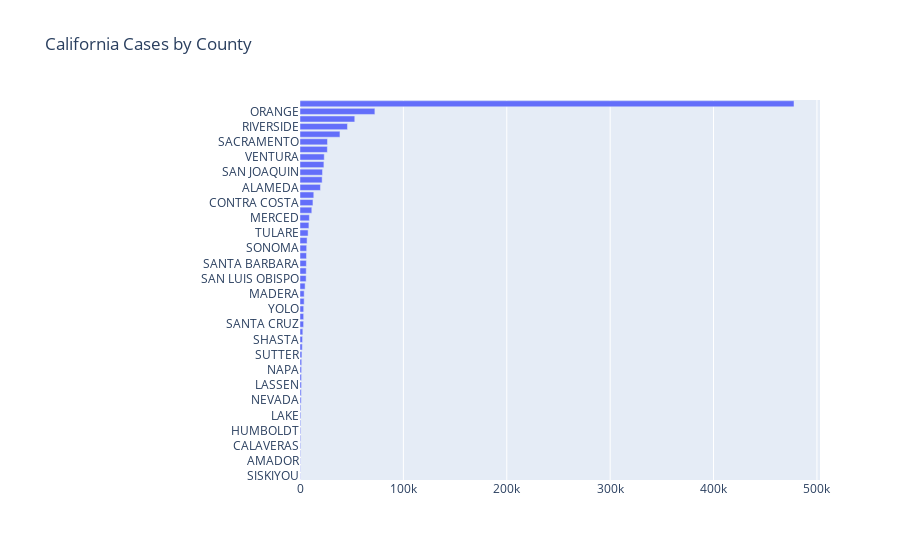

Here is the notebook cell this chart was saved with:
### Code cell
# Create a Plotly Graph Object of type Bar and use the index on the Y axis and the value on the x axis
data = [go.Bar(
                y = cases_by_county_df.index,
                x = cases_by_county_df.cases_by_county,
                orientation='h'
            )]
# create the Plotly layout object
layout = go.Layout(
        height = 1000,
        margin=go.layout.Margin(l=300),
        title = "California Cases by County"
)
# create a Plotly figure object
fig = go.Figure(data=data,layout=layout)
# call the Plotly iplot() and pass the Figure object
py.iplot(fig)

### Figure 1 — Plotly figure (JSON) as saved in the notebook; plotly's stock layout.template omitted (floating-point values rounded to 4 significant figures)
{"data": [{"orientation": "h", "type": "bar", "x": [247, 318, 351, 510, 627, 665, 681, 682, 805, 841, 1185, 1240, 1483, 1484, 1539, 1649, 1849, 2203, 2462, 2747, 3487, 3551, 3570, 4036, 4047, 4956, 5939, 6039, 6174, 6272, 6454, 6859, 7856, 8615, 9079, 11417, 12523, 13333, 19781, 21429, 21794, 23119, 23460, 26458, 26601, 38638, 45910, 52974, 72427, 477821], "y": ["SISKIYOU", "DEL NORTE", "AMADOR", "COLUSA", "CALAVERAS", "GLENN", "HUMBOLDT", "TUOLUMNE", "LAKE", "MENDOCINO", "NEVADA", "TEHAMA", "LASSEN", "YUBA", "NAPA", "SAN BENITO", "SUTTER", "EL DORADO", "SHASTA", "BUTTE", "SANTA CRUZ", "MARIN", "YOLO", "IMPERIAL", "MADERA", "SOLANO", "SAN LUIS OBISPO", "SAN FRANCISCO", "SANTA BARBARA", "KINGS", "SONOMA", "PLACER", "TULARE", "SAN MATEO", "MERCED", "STANISLAUS", "CONTRA COSTA", "MONTEREY", "ALAMEDA", "FRESNO", "SAN JOAQUIN", "SANTA CLARA", "VENTURA", "KERN", "SACRAMENTO", "SAN DIEGO", "RIVERSIDE", "SAN BERNARDINO", "ORANGE", "LOS ANGELES"]}], "layout": {"autosize": true, "margin": {"l": 300}, "title": {"text": "California Cases by County"}, "xaxis": {"autorange": true, "range": [0, 503000.0], "type": "linear"}, "yaxis": {"autorange": true, "range": [-0.5, 49.5], "type": "category"}}}
